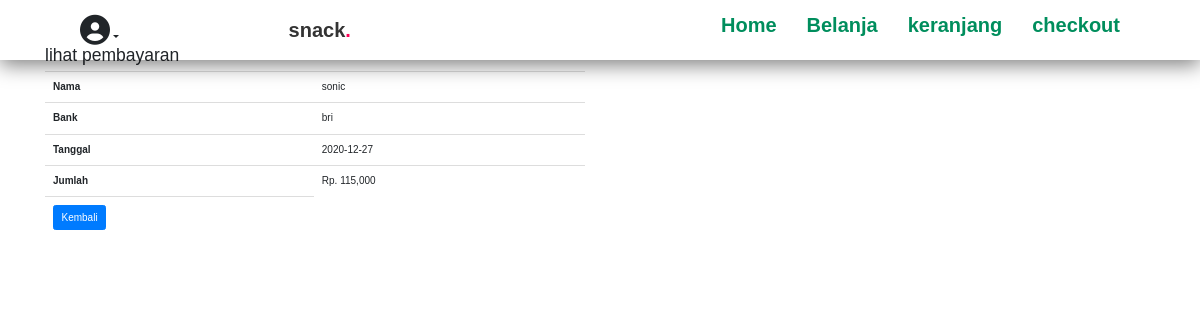
Page /TA/lihat_pembayaran.php?id=62 (signed in) on the committed database.
### tables this page shows
CREATE TABLE `pembayaran` (
  `id_pembayaran` int(30) NOT NULL,
  `id_pembelian` int(30) NOT NULL,
  `nama` varchar(200) NOT NULL,
  `bank` varchar(200) NOT NULL,
  `jumlah` varchar(200) NOT NULL,
  `tanggal` date NOT NULL,
  `bukti` varchar(1000) NOT NULL
);

### TA/lihat_pembayaran.php (the view, shortened to what this page needs)
<?php
include 'koneksi.php';
$id_pembelian = $_GET['id'];
$ambil = $koneksi->query("SELECT * FROM pembayaran LEFT JOIN pembelian ON pembayaran.id_pembelian=pembelian.id_pembelian WHERE pembelian.id_pembelian='$id_pembelian'");
$detail = $ambil->fetch_assoc();
?>
<!DOCTYPE html>
<html>
<head>
	<link rel="stylesheet" href="admin/assets/css/bootstrap.css">
</head>
<body>
	<?php
	include 'menu.php';
	?>
	<div class="container">
		<br><br><br>
		<h3>lihat pembayaran</h3>
		<div class="row">
			<div class="col-md-6">
				<table class="table">
					<tr>
						<th>Nama </th>
						<td><?php echo $detail["nama"]?></td>
					</tr>
					<tr>
						<th>Bank </th>
						<td><?php echo $detail["bank"]?></td>
					</tr>
					<tr>
						<th>Tanggal </th>
						<td><?php echo $detail["tanggal"]?></td>
					</tr>
					<tr>
						<th>Jumlah</th>
						<td>Rp. <?php echo number_format($detail["jumlah"]); ?></td>
					</tr>
					<tr>
						<td><a href="riwayat.php" class="btn btn-primary">Kembali</a></td>
					</tr>
				</table>
			</div>
			<div class="col-md-6">
			</div>
		</div>
	</div>
</body>
</html>

### TA/stylenav.css (style rules this page uses)
* { margin: 0; padding: 0; box-sizing: border-box; font-family: 'Poppins', sans-serif; scroll-behavior: smooth; }

### rows in the picture
pembayaran: nama "sonic", bank "bri", tanggal "2020-12-27", jumlah "115,000"
